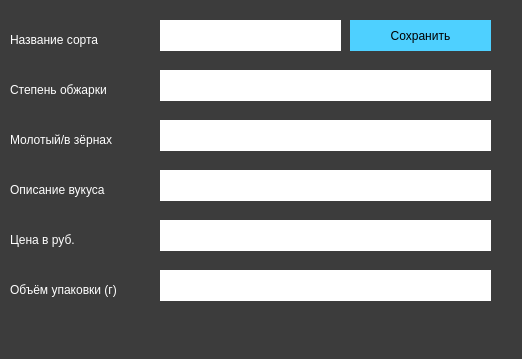
<?xml version="1.0" encoding="UTF-8"?>
<ui version="4.0">
 <class>Form</class>
 <widget class="QMainWindow" name="Form">
  <property name="geometry">
   <rect>
    <x>0</x>
    <y>0</y>
    <width>522</width>
    <height>359</height>
   </rect>
  </property>
  <property name="windowTitle">
   <string>Редактирование записи</string>
  </property>
  <property name="styleSheet">
   <string notr="true">background-color:rgb(60, 60, 60)</string>
  </property>
  <widget class="QWidget" name="centralwidget">
   <widget class="QPushButton" name="btn">
    <property name="geometry">
     <rect>
      <x>350</x>
      <y>20</y>
      <width>141</width>
      <height>31</height>
     </rect>
    </property>
    <property name="styleSheet">
     <string notr="true">border:none;
background-color:rgb(78, 208, 255);
font: 12pt &quot;Yu Gothic UI Semilight&quot;;</string>
    </property>
    <property name="text">
     <string>Сохранить</string>
    </property>
   </widget>
   <widget class="QLabel" name="label">
    <property name="geometry">
     <rect>
      <x>10</x>
      <y>30</y>
      <width>131</width>
      <height>20</height>
     </rect>
    </property>
    <property name="styleSheet">
     <string notr="true">color:white;
font: 12pt &quot;Yu Gothic UI Semilight&quot;;</string>
    </property>
    <property name="text">
     <string>Название сорта</string>
    </property>
   </widget>
   <widget class="QLabel" name="label_2">
    <property name="geometry">
     <rect>
      <x>10</x>
      <y>80</y>
      <width>131</width>
      <height>20</height>
     </rect>
    </property>
    <property name="styleSheet">
     <string notr="true">color:white;
font: 12pt &quot;Yu Gothic UI Semilight&quot;;</string>
    </property>
    <property name="text">
     <string>Степень обжарки</string>
    </property>
   </widget>
   <widget class="QLabel" name="label_3">
    <property name="geometry">
     <rect>
      <x>10</x>
      <y>130</y>
      <width>141</width>
      <height>20</height>
     </rect>
    </property>
    <property name="styleSheet">
     <string notr="true">color:white;
font: 12pt &quot;Yu Gothic UI Semilight&quot;;</string>
    </property>
    <property name="text">
     <string>Молотый/в зёрнах</string>
    </property>
   </widget>
   <widget class="QLabel" name="label_4">
    <property name="geometry">
     <rect>
      <x>10</x>
      <y>180</y>
      <width>131</width>
      <height>20</height>
     </rect>
    </property>
    <property name="styleSheet">
     <string notr="true">color:white;
font: 12pt &quot;Yu Gothic UI Semilight&quot;;</string>
    </property>
    <property name="text">
     <string>Описание вукуса</string>
    </property>
   </widget>
   <widget class="QLabel" name="label_5">
    <property name="geometry">
     <rect>
      <x>10</x>
      <y>230</y>
      <width>131</width>
      <height>20</height>
     </rect>
    </property>
    <property name="styleSheet">
     <string notr="true">color:white;
font: 12pt &quot;Yu Gothic UI Semilight&quot;;</string>
    </property>
    <property name="text">
     <string>Цена в руб.</string>
    </property>
   </widget>
   <widget class="QLabel" name="label_6">
    <property name="geometry">
     <rect>
      <x>10</x>
      <y>280</y>
      <width>151</width>
      <height>20</height>
     </rect>
    </property>
    <property name="styleSheet">
     <string notr="true">color:white;
font: 12pt &quot;Yu Gothic UI Semilight&quot;;</string>
    </property>
    <property name="text">
     <string>Объём упаковки (г)</string>
    </property>
   </widget>
   <widget class="QLineEdit" name="sort_title">
    <property name="geometry">
     <rect>
      <x>160</x>
      <y>20</y>
      <width>181</width>
      <height>31</height>
     </rect>
    </property>
    <property name="styleSheet">
     <string notr="true">background-color:white;
font: 12pt &quot;Yu Gothic UI Semilight&quot;;
border:none;</string>
    </property>
   </widget>
   <widget class="QLineEdit" name="degree_of_roasting">
    <property name="geometry">
     <rect>
      <x>160</x>
      <y>70</y>
      <width>331</width>
      <height>31</height>
     </rect>
    </property>
    <property name="styleSheet">
     <string notr="true">background-color:white;
font: 12pt &quot;Yu Gothic UI Semilight&quot;;
border:none;</string>
    </property>
   </widget>
   <widget class="QLineEdit" name="ground_or_grains">
    <property name="geometry">
     <rect>
      <x>160</x>
      <y>120</y>
      <width>331</width>
      <height>31</height>
     </rect>
    </property>
    <property name="styleSheet">
     <string notr="true">background-color:white;
font: 12pt &quot;Yu Gothic UI Semilight&quot;;
border:none;</string>
    </property>
   </widget>
   <widget class="QLineEdit" name="flavor_description">
    <property name="geometry">
     <rect>
      <x>160</x>
      <y>170</y>
      <width>331</width>
      <height>31</height>
     </rect>
    </property>
    <property name="styleSheet">
     <string notr="true">background-color:white;
font: 12pt &quot;Yu Gothic UI Semilight&quot;;
border:none;</string>
    </property>
   </widget>
   <widget class="QLineEdit" name="price">
    <property name="geometry">
     <rect>
      <x>160</x>
      <y>220</y>
      <width>331</width>
      <height>31</height>
     </rect>
    </property>
    <property name="styleSheet">
     <string notr="true">background-color:white;
font: 12pt &quot;Yu Gothic UI Semilight&quot;;
border:none;</string>
    </property>
   </widget>
   <widget class="QLineEdit" name="volume_of_packaging">
    <property name="geometry">
     <rect>
      <x>160</x>
      <y>270</y>
      <width>331</width>
      <height>31</height>
     </rect>
    </property>
    <property name="styleSheet">
     <string notr="true">background-color:white;
font: 12pt &quot;Yu Gothic UI Semilight&quot;;
border:none;</string>
    </property>
   </widget>
  </widget>
  <widget class="QMenuBar" name="menubar">
   <property name="geometry">
    <rect>
     <x>0</x>
     <y>0</y>
     <width>522</width>
     <height>21</height>
    </rect>
   </property>
  </widget>
  <widget class="QStatusBar" name="statusbar"/>
 </widget>
 <resources/>
 <connections/>
</ui>
